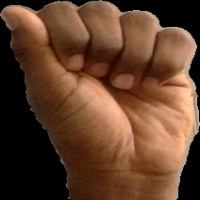
#> input picture gesturess/0/0 (246).jpg, 200 x 200 px, given in place of the camera
$ python remove_image_bg.py   (older library calls are emulated)
#> lines starting #> are read from the running program, lines starting #| are printed output that depends on the picture; after the words box and inside, x2 and y2 are one past the last pixel; in counts of white or black regions, pixels touching at a corner belong together
import cv2
import numpy as np

# == Parameters =======================================================================
BLUR = 21
CANNY_THRESH_1 = 10
CANNY_THRESH_2 = 200
MASK_DILATE_ITER = 10
MASK_ERODE_ITER = 10
MASK_COLOR = (0.0, 0.0, 1.0)  # In BGR format

# == Processing =======================================================================

# -- Read image -----------------------------------------------------------------------

cam = cv2.VideoCapture(1)
if cam.read()[0] == False:
    cam = cv2.VideoCapture(0)

while True:
    text = ""
#> text = ''
    img = cam.read()[1]
#> img is the input picture: shape (200, 200, 3); mean B, G, R 43.6, 64.4, 98.2
    img = cv2.flip(img, 1)
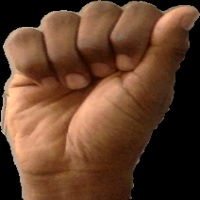
#> img: shape (200, 200, 3); mean B, G, R 43.6, 64.4, 98.2
    gray = cv2.cvtColor(img, cv2.COLOR_BGR2GRAY)
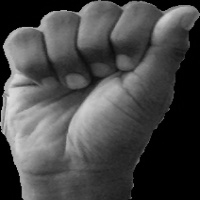
#> gray: shape (200, 200); min 0, max 224, mean 72.2

    # -- Edge detection -------------------------------------------------------------------
    edges = cv2.Canny(gray, CANNY_THRESH_1, CANNY_THRESH_2)
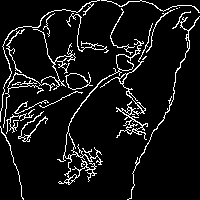
#> edges: shape (200, 200); 8.1% white in thin lines or dots
    edges = cv2.dilate(edges, None)
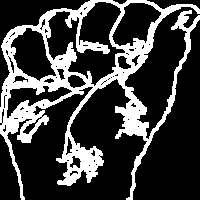
#> edges: shape (200, 200); 24.9% white; 1 white region, box (x1, y1, x2, y2) and area: (0, 0, 200, 200) 9952
    edges = cv2.erode(edges, None)
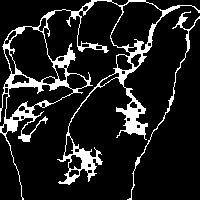
#> edges: shape (200, 200); 12.6% white; 2 white regions

    # -- Find contours in edges, sort by area ---------------------------------------------
    contour_info = []
    _, contours, _ = cv2.findContours(edges, cv2.RETR_LIST, cv2.CHAIN_APPROX_NONE)
#> contours = 41 contours, 13 with area under 20; largest, box (x1, y1, x2, y2) and area: (0, 0, 200, 200) 9483, (9, 26, 59, 83) 1706, (110, 1, 163, 51) 1608, (5, 84, 74, 120) 1132, (66, 73, 88, 90) 250
    for c in contours:
        contour_info.append((
            c,
            cv2.isContourConvex(c),
            cv2.contourArea(c),
        ))
#> this loop made 41 passes
#> after the loop, contour_info = 41 items
    contour_info = sorted(contour_info, key=lambda c: c[2], reverse=True)
    max_contour = contour_info[0]
#> max_contour = 3 items, first 3: contour of 2004 points, box (x1, y1, x2, y2) (0, 0, 200, 200), area 9483, False, 9483

    # -- Create empty mask, draw filled polygon on it corresponding to largest contour ----
    # Mask is black, polygon is white
    mask = np.zeros(edges.shape)
    cv2.fillConvexPoly(mask, max_contour[0], (255))
#> mask: shape (200, 200) float64; 53.5% white; 4 black regions (1 under 20 px), largest, box (x1, y1, x2, y2) and area: (0, 12, 200, 200) 15966, (0, 0, 91, 108) 2068, (112, 0, 200, 10) 561

    # -- Smooth mask, then blur it --------------------------------------------------------
    mask = cv2.dilate(mask, None, iterations=MASK_DILATE_ITER)
#> mask: shape (200, 200) float64; 71.9% white; 3 black regions, box (x1, y1, x2, y2) and area: (34, 22, 200, 200) 10425, (0, 0, 44, 22) 571, (0, 161, 11, 200) 251
    mask = cv2.erode(mask, None, iterations=MASK_ERODE_ITER)
#> mask: shape (200, 200) float64; 58.7% white; 3 black regions, box (x1, y1, x2, y2) and area: (24, 12, 200, 200) 14335, (0, 0, 54, 32) 1331, (0, 151, 21, 200) 851
    mask = cv2.GaussianBlur(mask, (BLUR, BLUR), 0)
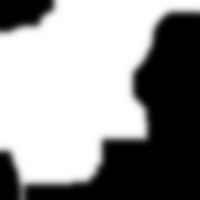
#> mask: shape (200, 200) float64; min 0, max 255, mean 149.7; drawn with min black and max white
    mask_stack = np.dstack([mask] * 3)  # Create 3-channel alpha mask

    # -- Blend masked img into MASK_COLOR background --------------------------------------
    mask_stack = mask_stack.astype('float32') / 255.0  # Use float matrices,
    img = img.astype('float32') / 255.0  # for easy blending

    masked = (mask_stack * img) + ((1 - mask_stack) * MASK_COLOR)  # Blend
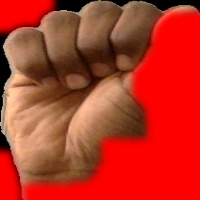
#> masked: shape (200, 200, 3) float64; mean of channels 0, 1, 2 0.144, 0.208, 0.723; drawn as B, G, R
    masked = (masked * 255).astype('uint8')  # Convert back to 8-bit

    cv2.imshow('img', masked)  # Display
    cv2.waitKey()

    if cv2.waitKey(1) == ord('q'):
#> (key q is pressed here)
        break

$ run again, on gesturess/0/0 (352).jpg
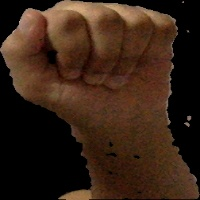
#> input picture gesturess/0/0 (352).jpg, 200 x 200 px, given in place of the camera
#> text = ''
#> img is the input picture: shape (200, 200, 3); mean B, G, R 21.8, 35.2, 56.1
#> `edges = cv2.erode(edges, None)`:
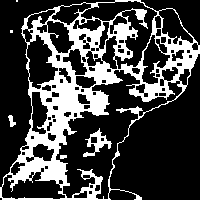
#> edges: shape (200, 200); 26.5% white; 6 white regions (2 under 20 px)
#> contours = 104 contours, 37 with area under 20; largest, box (x1, y1, x2, y2) and area: (0, 0, 200, 200) 25658, (55, 69, 183, 200) 5854, (80, 0, 158, 70) 1912, (1, 171, 66, 200) 1168, (26, 34, 59, 90) 1071
#> the loop `for c in contours:` made 104 passes
#> after the loop `for c in contours:`: contour_info = 104 items
#> max_contour = 3 items, first 3: contour of 737 points, box (x1, y1, x2, y2) (0, 0, 200, 200), area 25658, False, 25657.5
#> `masked = (mask_stack * img) + ((1 - mask_stack) * MASK_COLOR)`:
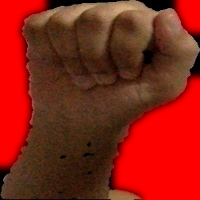
#> masked: shape (200, 200, 3) float64; mean of channels 0, 1, 2 0.0828, 0.134, 0.533; drawn as B, G, R

$ run again, on gesturess/0/0 (396).jpg
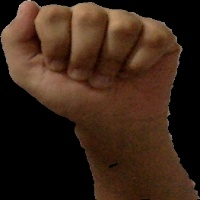
#> input picture gesturess/0/0 (396).jpg, 200 x 200 px, given in place of the camera
#> text = ''
#> img is the input picture: shape (200, 200, 3); mean B, G, R 23.2, 36.3, 57.1
#> `edges = cv2.erode(edges, None)`:
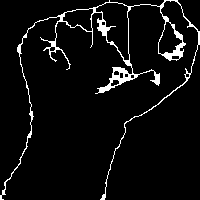
#> edges: shape (200, 200); 5.4% white; 1 white region
#> contours = 13 contours, 4 with area under 20; largest, box (x1, y1, x2, y2) and area: (0, 0, 200, 200) 3288, (95, 2, 130, 61) 1121, (62, 8, 94, 32) 472, (158, 21, 183, 55) 458, (110, 79, 120, 87) 45
#> the loop `for c in contours:` made 13 passes
#> after the loop `for c in contours:`: contour_info = 13 items
#> max_contour = 3 items, first 3: contour of 1799 points, box (x1, y1, x2, y2) (0, 0, 200, 200), area 3288, False, 3287.5
#> `masked = (mask_stack * img) + ((1 - mask_stack) * MASK_COLOR)`:
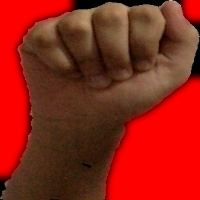
#> masked: shape (200, 200, 3) float64; mean of channels 0, 1, 2 0.0885, 0.139, 0.564; drawn as B, G, R

$ run again, on gesturess/0/0 (41).jpg
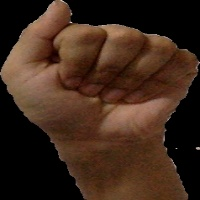
#> input picture gesturess/0/0 (41).jpg, 200 x 200 px, given in place of the camera
#> text = ''
#> img is the input picture: shape (200, 200, 3); mean B, G, R 27.1, 40.4, 62.9
#> contours = 82 contours, 32 with area under 20; largest, box (x1, y1, x2, y2) and area: (0, 0, 200, 200) 18244, (1, 33, 124, 106) 4416, (128, 1, 188, 60) 1644, (55, 23, 104, 73) 1378, (92, 23, 147, 59) 1288
#> the loop `for c in contours:` made 82 passes
#> after the loop `for c in contours:`: contour_info = 82 items
#> max_contour = 3 items, first 3: contour of 1173 points, box (x1, y1, x2, y2) (0, 0, 200, 200), area 18244, False, 18244.5
#> `masked = (mask_stack * img) + ((1 - mask_stack) * MASK_COLOR)`:
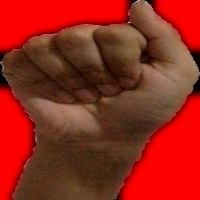
#> masked: shape (200, 200, 3) float64; mean of channels 0, 1, 2 0.103, 0.154, 0.578; drawn as B, G, R
